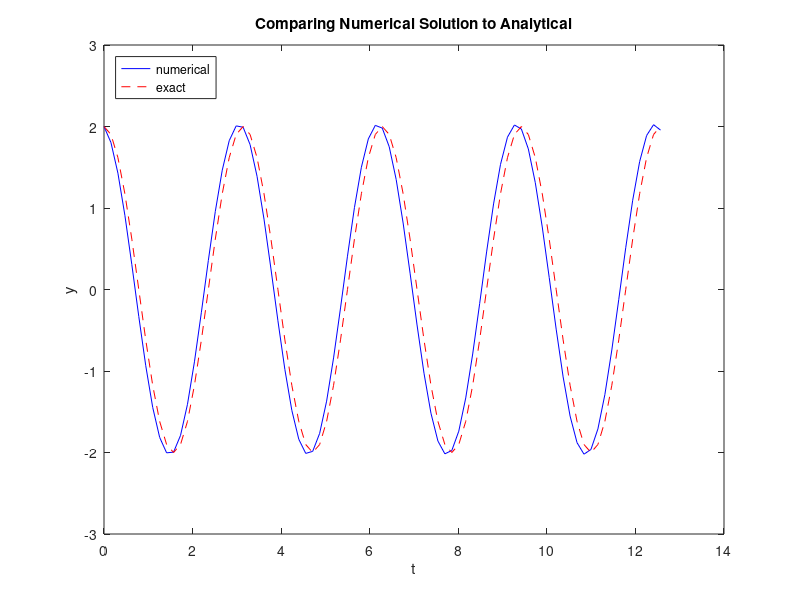

MATLAB code for this plot: (Note: this script raises an error after producing the figure.)
%{
numerical solution to an oscillating system
using Euler-Cromer
%}

close all
clear 
omega = 2;
P = 2*pi/omega;
dt = P/20;
T = 4*P;
N_t = floor(round(T/dt));
t = linspace(0, N_t*dt, N_t+1);
fprintf('N_t: %d\n', N_t);

u = zeros(N_t+1, 1);
v = zeros(N_t+1, 1);

% Initial condition
X_0 = 2;
u(1) = X_0;
v(1) = 0;

% Step equations forward in time
for n = 1:N_t
    v(n+1) = v(n) - dt*omega^2*u(n);
    u(n+1) = u(n) + dt*v(n+1);
end
% Plot the last four periods to illustrate the accuracy
% in long time simulations
N4l = floor(round(4*P/dt)); % No of intervals to be plotted
true_sol = X_0*cos(omega*t);
plot(t(length(t)-N4l:end), u(length(u)-N4l:end), 'b-',...
       t(length(t)-N4l:end), true_sol(length(true_sol)-N4l:end), 'r--');
legend('numerical', 'exact', 'Location','northwest');
xlabel('t');
fprintf('%.16f %.16f \n', u(end), v(end));
ylabel('y');
title('Comparing Numerical Solution to Analytical')

figure %plotting total energy
[pot_energy, kin_energy] = osc_energy(u,v,omega);
energy_all = pot_energy + kin_energy;
plot(t, energy_all, 'b-');
xlabel('t');
ylabel('Energy');
title('Total Energy in Oscillating System')
